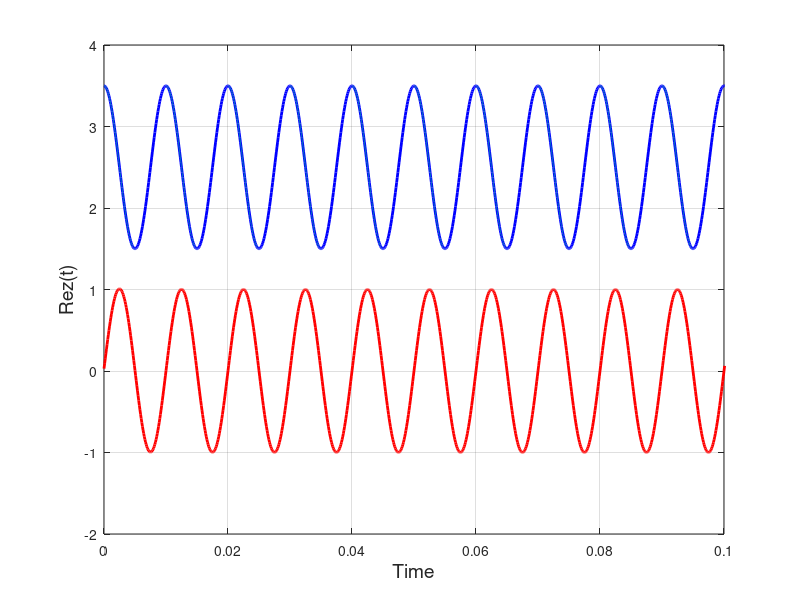

This figure's MATLAB source:
t = 0:1e-4:1;
x = 2.5+cos(2*pi*100*t);

y = hilbert(x);
plot(t,real(y),'b','linewidth',2);
hold on;
plot(t,imag(y),'r','linewidth',2);
set(gca,'xlim',[0 0.1]); grid on;
xlabel('Seconds');

plot3(t(1:1e3),real(y(1:1e3)),imag(y(1:1e3)));
xlabel('Time','fontsize',14); ylabel('Re{z(t)}','fontsize',14);
zlabel('Im{z(t)}','fontsize',14);
